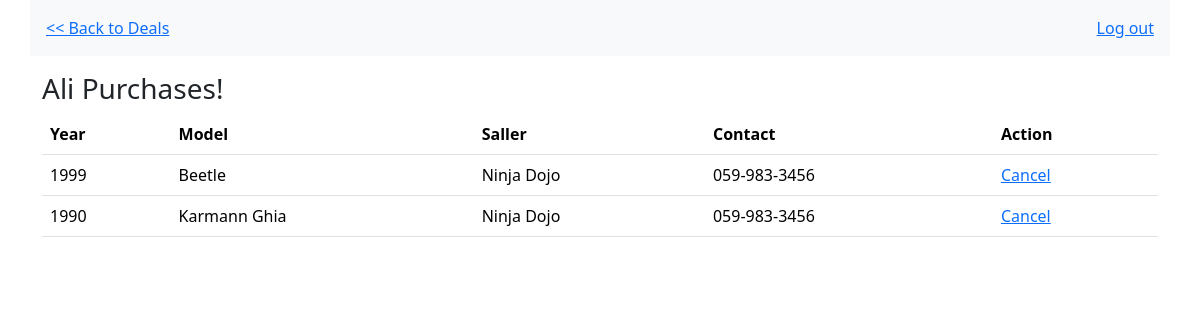
The page /cars/purchase_orders (signed in) on the database its author committed.
### vintage_cars_app/models.py (models this page shows, shortened)
class User(models.Model):
    first_name = models.CharField(max_length=45)
    last_name = models.CharField(max_length=45)
    email = models.EmailField(unique=True)
    password = models.CharField(max_length=512)
    created_at = models.DateTimeField(auto_now_add=True)
    updated_at = models.DateTimeField(auto_now=True)
    objects = UserManger()

class Car(models.Model):
    price = models.IntegerField()
    model = models.CharField(max_length=45)
    make = models.CharField(max_length=45)
    year = models.IntegerField()
    seller = models.ForeignKey(User, related_name="cars", on_delete=models.CASCADE)
    seller_contact = models.CharField(max_length=45)
    purchaser = models.ForeignKey(User, related_name="purchas_cars", null=True, on_delete=models.SET_NULL)
    description = models.TextField()
    status = models.BooleanField(default=False) #default is sold false
    created_at = models.DateTimeField(auto_now_add=True)
    updated_at = models.DateTimeField(auto_now=True)
    objects = CarManger()

### vintage_cars_app/views.py (the view)
# urls.py: path('cars/purchase_orders',views.purchase_orders, name='purchase_orders' ),
def purchase_orders(request):
   if "user_id" not in request.session:
      return redirect('root')
   user_id =request.session.get('user_id')
   this_user = User.objects.get(id=user_id)
   context = {
      'user': this_user,
      'my_purchased_cars': Car.objects.filter(purchaser__id=user_id)
   }
   return render(request, 'purchase_orders.html', context)

### vintage_cars_app/templates/purchase_orders.html (shortened to what this page needs)
<!DOCTYPE html>
<html lang="en">
<head>
    {% load bootstrap5 %}
    {% bootstrap_css %}
</head>
<body>
    <nav class="container navbar navbar-expand-lg navbar-light bg-light p-3 d-flex justify-content-between mb-2">
        <div class="d-flex align-items-center">
            <a href="{% url 'cars' %}"> << Back to Deals </a>
        </div>
        <div class="d-flex align-items-center gap-3">
            <a href="{% url 'logout' %}">Log out</a>
        </div>
    </nav>
    <div class="container py-2">
        <section id="display_cars py-2">
            <h3>{{user.first_name}} Purchases!</h3>
            <table class="table">
                <thead>
                  <tr>
                    <th scope="col">Year</th>
                    <th scope="col">Model</th>
                    <th scope="col">Saller</th>
                    <th scope="col">Contact</th>
                    <th scope="col">Action</th>
                  </tr>
                </thead>
                <tbody>
                    {% for car in my_purchased_cars %}
                    <tr>
                        <td>{{ car.year }}</td>
                        <td>{{ car.model }}</td>
                        <td>{{ car.seller.first_name }} {{ car.seller.last_name }}</td>
                        <td>{{ car.seller_contact }}</td>
                        <td>
                           <a href="{% url 'cancle_purchase_order' car.id %}"> Cancel</a>
                        </td>
                      </tr>
                    {% endfor %}
                </tbody>
              </table>
        </section>
    </div>
</body>
</html>

### rows shown on the page
User: first_name "Ali"
Car: year "1999", model "Beetle", seller.first_name "Ninja", seller.last_name "Dojo", seller_contact "059-983-3456"
Car: year "1990", model "Karmann Ghia", seller.first_name "Ninja", seller.last_name "Dojo", seller_contact "059-983-3456"
